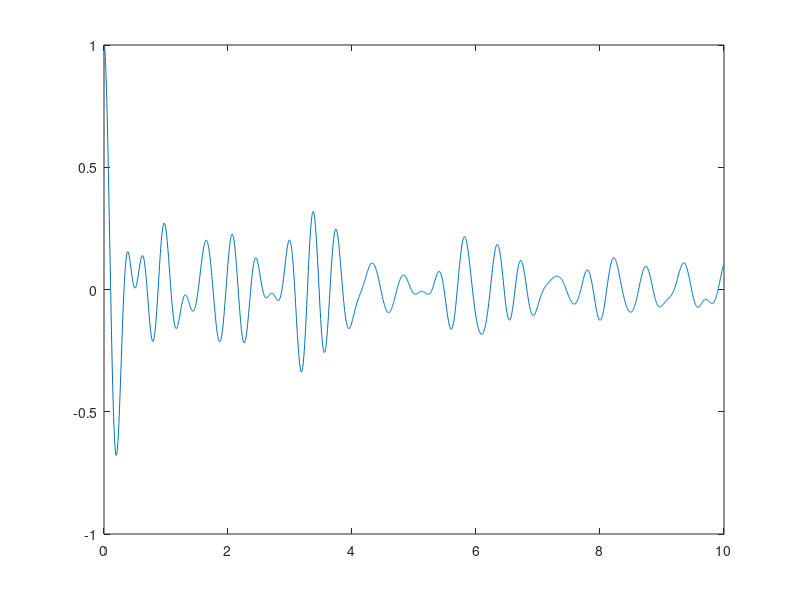

Write the MATLAB code that produced this figure.
Z_gas = [1.000000e+00
9.996079e-01
9.986394e-01
9.971119e-01
9.950551e-01
9.925135e-01
9.895470e-01
9.862216e-01
9.825975e-01
9.787228e-01
9.746347e-01
9.703637e-01
9.659380e-01
9.613844e-01
9.567277e-01
9.519871e-01
9.471745e-01
9.422952e-01
9.373552e-01
9.323723e-01
9.273822e-01
9.224309e-01
9.175570e-01
9.127789e-01
9.080946e-01
9.034929e-01
8.989664e-01
8.945173e-01
8.901534e-01
8.858785e-01
8.816852e-01
8.775586e-01
8.734865e-01
8.694693e-01
8.655211e-01
8.616622e-01
8.579099e-01
8.542719e-01
8.507437e-01
8.473111e-01
8.439522e-01
8.406407e-01
8.373492e-01
8.340533e-01
8.307364e-01
8.273927e-01
8.240261e-01
8.206473e-01
8.172699e-01
8.139069e-01
8.105710e-01
8.072751e-01
8.040336e-01
8.008609e-01
7.977685e-01
7.947637e-01
7.918509e-01
7.890321e-01
7.863056e-01
7.836641e-01
7.810937e-01
7.785744e-01
7.760828e-01
7.735944e-01
7.710874e-01
7.685451e-01
7.659593e-01
7.633313e-01
7.606719e-01
7.579997e-01
7.553370e-01
7.527029e-01
7.501073e-01
7.475492e-01
7.450200e-01
7.425073e-01
7.399979e-01
7.374799e-01
7.349429e-01
7.323788e-01
7.297821e-01
7.271520e-01
7.244938e-01
7.218191e-01
7.191438e-01
7.164833e-01
7.138483e-01
7.112414e-01
7.086572e-01
7.060864e-01
7.035220e-01
7.009609e-01
6.984022e-01
6.958426e-01
6.932759e-01
6.906949e-01
6.880938e-01
6.854689e-01
6.828168e-01
6.801335e-01
6.774162e-01
6.746671e-01
6.718988e-01
6.691347e-01
6.664049e-01
6.637379e-01
6.611539e-01
6.586622e-01
6.562618e-01
6.539426e-01
6.516880e-01
6.494780e-01
6.472931e-01
6.451170e-01
6.429376e-01
6.407475e-01
6.385428e-01
6.363227e-01
6.340880e-01
6.318415e-01
6.295880e-01
6.273361e-01
6.250988e-01
6.228896e-01
6.207177e-01
6.185844e-01
6.164866e-01
6.144213e-01
6.123888e-01
6.103939e-01
6.084419e-01
6.065357e-01
6.046729e-01
6.028462e-01
6.010447e-01
5.992559e-01
5.974655e-01
5.956567e-01
5.938103e-01
5.919061e-01
5.899253e-01
5.878533e-01
5.856831e-01
5.834183e-01
5.810751e-01
5.786811e-01
5.762704e-01
5.738761e-01
5.715222e-01
5.692203e-01
5.669710e-01
5.647692e-01
5.626101e-01
5.604932e-01
5.584229e-01
5.564042e-01
5.544377e-01
5.525156e-01
5.506241e-01
5.487469e-01
5.468697e-01
5.449832e-01
5.430852e-01
5.411798e-01
5.392760e-01
5.373850e-01
5.355177e-01
5.336814e-01
5.318778e-01
5.301029e-01
5.283485e-01
5.266041e-01
5.248575e-01
5.230943e-01
5.212985e-01
5.194556e-01
5.175568e-01
5.156024e-01
5.135999e-01
5.115609e-01
5.094964e-01
5.074167e-01
5.053329e-01
5.032586e-01
5.012093e-01
4.991983e-01
4.972303e-01
4.952997e-01
4.933949e-01
4.915056e-01
4.896272e-01
4.877627e-01
4.859203e-01
4.841094e-01
4.823367e-01
4.806040e-01
4.789088e-01
4.772468e-01
4.756139e-01
4.740085e-01
4.724323e-01
4.708924e-01
4.694007e-01
4.679711e-01
4.666146e-01
4.653329e-01
4.641152e-01
4.629395e-01
4.617783e-01
4.606051e-01
4.593989e-01
4.581453e-01
4.568353e-01
4.554664e-01
4.540432e-01
4.525759e-01
4.510758e-01
4.495505e-01
4.480034e-01
4.464367e-01
4.448536e-01
4.432587e-01
4.416583e-01
4.400603e-01
4.384750e-01
4.369136e-01
4.353858e-01
4.338980e-01
4.324528e-01
4.310481e-01
4.296765e-01
4.283278e-01
4.269929e-01
4.256671e-01
4.243506e-01
4.230457e-01
4.217542e-01
4.204745e-01
4.192011e-01
4.179266e-01
4.166451e-01
4.153583e-01
4.140795e-01
4.128248e-01
4.115989e-01
4.103928e-01
4.091926e-01
4.079882e-01
4.067761e-01
4.055580e-01
4.043406e-01
4.031335e-01
4.019467e-01
4.007872e-01
3.996575e-01
3.985565e-01
3.974825e-01
3.964342e-01
3.954109e-01
3.944104e-01
3.934278e-01
3.924560e-01
3.914873e-01
3.905162e-01
3.895392e-01
3.885540e-01
3.875574e-01
3.865429e-01
3.855005e-01
3.844171e-01
3.832785e-01
3.820729e-01
3.807937e-01
3.794421e-01
3.780266e-01
3.765617e-01
3.750652e-01
3.735574e-01
3.720588e-01
3.705875e-01
3.691553e-01
3.677648e-01
3.664105e-01
3.650838e-01
3.637769e-01
3.624841e-01
3.612018e-01
3.599276e-01
3.586606e-01
3.574007e-01
3.561480e-01
3.549016e-01
3.536597e-01
3.524196e-01
3.511791e-01
3.499372e-01
3.486936e-01
3.474472e-01
3.461948e-01
3.449298e-01
3.436427e-01
3.423230e-01
3.409609e-01
3.395499e-01
3.380888e-01
3.365842e-01
3.350521e-01
3.335165e-01
3.320046e-01
3.305407e-01
3.291433e-01
3.278241e-01
3.265874e-01
3.254319e-01
3.243510e-01
3.233343e-01
3.223687e-01
3.214408e-01
3.205398e-01
3.196595e-01
3.187967e-01
3.179489e-01
3.171098e-01
3.162690e-01
3.154131e-01
3.145294e-01
3.136084e-01
3.126451e-01
3.116390e-01
3.105929e-01
3.095119e-01
3.084023e-01
3.072707e-01
3.061235e-01
3.049654e-01
3.037988e-01
3.026226e-01
3.014331e-01
3.002238e-01
2.989874e-01
2.977183e-01
2.964161e-01
2.950875e-01
2.937448e-01
2.924029e-01
2.910750e-01
2.897693e-01
2.884861e-01
2.872179e-01
2.859524e-01
2.846771e-01
2.833870e-01
2.820907e-01
2.808108e-01
2.795740e-01
2.783975e-01
2.772826e-01
2.762193e-01
2.751949e-01
2.741996e-01
2.732287e-01
2.722801e-01
2.713513e-01
2.704368e-01
2.695276e-01
2.686142e-01
2.676907e-01
2.667565e-01
2.658153e-01
2.648709e-01
2.639255e-01
2.629810e-01
2.620399e-01
2.611057e-01
2.601818e-01
2.592714e-01
2.583775e-01
2.575030e-01
2.566508e-01
2.558229e-01
2.550196e-01
2.542388e-01
2.534767e-01
2.527296e-01
2.519942e-01
2.512674e-01
2.505451e-01
2.498226e-01
2.490954e-01
2.483602e-01
2.476149e-01
2.468576e-01
2.460866e-01
2.453005e-01
2.445013e-01
2.436958e-01
2.428944e-01
2.421094e-01
2.413508e-01
2.406244e-01
2.399294e-01
2.392581e-01
2.385967e-01
2.379282e-01
2.372376e-01
2.365158e-01
2.357611e-01
2.349756e-01
2.341618e-01
2.333216e-01
2.324573e-01
2.315723e-01
2.306702e-01
2.297542e-01
2.288269e-01
2.278909e-01
2.269504e-01
2.260124e-01
2.250864e-01
2.241843e-01
2.233160e-01
2.224868e-01
2.216968e-01
2.209434e-01
2.202241e-01
2.195358e-01
2.188739e-01
2.182329e-01
2.176071e-01
2.169911e-01
2.163790e-01
2.157645e-01
2.151425e-01
2.145119e-01
2.138770e-01
2.132468e-01
2.126302e-01
2.120320e-01
2.114510e-01
2.108819e-01
2.103182e-01
2.097534e-01
2.091825e-01
2.086019e-01
2.080097e-01
2.074061e-01
2.067920e-01
2.061683e-01
2.055338e-01
2.048869e-01
2.042259e-01
2.035501e-01
2.028598e-01
2.021559e-01
2.014400e-01
2.007139e-01
1.999792e-01
1.992386e-01
1.984978e-01
1.977659e-01
1.970530e-01
1.963673e-01
1.957139e-01
1.950953e-01
1.945116e-01
1.939601e-01
1.934348e-01
1.929262e-01
1.924225e-01
1.919101e-01
1.913752e-01
1.908035e-01
1.901825e-01
1.895032e-01
1.887642e-01
1.879715e-01
1.871335e-01
1.862578e-01
1.853523e-01
1.844298e-01
1.835095e-01
1.826135e-01
1.817598e-01
1.809576e-01
1.802068e-01
1.795012e-01
1.788309e-01
1.781844e-01
1.775495e-01
1.769149e-01
1.762716e-01
1.756157e-01
1.749485e-01
1.742744e-01
1.735962e-01
1.729128e-01
1.722203e-01
1.715139e-01
1.707895e-01
1.700457e-01
1.692840e-01
1.685093e-01
1.677291e-01
1.669526e-01
1.661894e-01
1.654481e-01
1.647342e-01
1.640492e-01
1.633903e-01
1.627511e-01
1.621244e-01
1.615035e-01
1.608848e-01
1.602673e-01
1.596530e-01
1.590458e-01
1.584503e-01
1.578706e-01
1.573090e-01
1.567663e-01
1.562436e-01
1.557455e-01
1.552773e-01
1.548387e-01
1.544182e-01
1.539987e-01
1.535648e-01
1.531075e-01
1.526244e-01
1.521179e-01
1.515931e-01
1.510551e-01
1.505081e-01
1.499556e-01
1.494009e-01
1.488465e-01
1.482946e-01
1.477463e-01
1.472022e-01
1.466632e-01
1.461309e-01
1.456082e-01
1.450984e-01
1.446035e-01
1.441236e-01
1.436564e-01
1.431971e-01
1.427392e-01
1.422755e-01
1.418011e-01
1.413144e-01
1.408164e-01
1.403092e-01
1.397945e-01
1.392732e-01
1.387483e-01
1.382250e-01
1.377108e-01
1.372133e-01
1.367377e-01
1.362864e-01
1.358598e-01
1.354570e-01
1.350777e-01
1.347216e-01
1.343882e-01
1.340757e-01
1.337808e-01
1.334984e-01
1.332213e-01
1.329412e-01
1.326499e-01
1.323410e-01
1.320111e-01
1.316606e-01
1.312921e-01
1.309095e-01
1.305167e-01
1.301176e-01
1.297159e-01
1.293151e-01
1.289178e-01
1.285258e-01
1.281398e-01
1.277599e-01
1.273856e-01
1.270153e-01
1.266475e-01
1.262809e-01
1.259145e-01
1.255473e-01
1.251785e-01
1.248068e-01
1.244313e-01
1.240523e-01
1.236714e-01
1.232910e-01
1.229130e-01
1.225369e-01
1.221600e-01
1.217786e-01
1.213893e-01
1.209904e-01
1.205833e-01
1.201713e-01
1.197587e-01
1.193481e-01
1.189396e-01
1.185313e-01
1.181213e-01
1.177108e-01
1.173048e-01
1.169085e-01
1.165229e-01
1.161468e-01
1.157804e-01
1.154255e-01
1.150839e-01
1.147563e-01
1.144441e-01
1.141502e-01
1.138779e-01
1.136285e-01
1.134006e-01
1.131899e-01
1.129917e-01
1.128031e-01
1.126237e-01
1.124549e-01
1.122989e-01
1.121569e-01
1.120283e-01
1.119100e-01
1.117975e-01
1.116858e-01
1.115714e-01
1.114533e-01
1.113328e-01
1.112116e-01
1.110904e-01
1.109674e-01
1.108384e-01
1.106966e-01
1.105350e-01
1.103474e-01
1.101302e-01
1.098824e-01
1.096041e-01
1.092953e-01
1.089567e-01
1.085896e-01
1.081967e-01
1.077826e-01
1.073534e-01
1.069166e-01
1.064799e-01
1.060501e-01
1.056330e-01
1.052335e-01
1.048559e-01
1.045043e-01
1.041818e-01
1.038907e-01
1.036320e-01
1.034060e-01
1.032130e-01
1.030526e-01
1.029232e-01
1.028210e-01
1.027416e-01
1.026807e-01
1.026336e-01
1.025943e-01
1.025546e-01
1.025052e-01
1.024369e-01
1.023429e-01
1.022197e-01
1.020679e-01
1.018911e-01
1.016944e-01
1.014826e-01
1.012586e-01
1.010225e-01
1.007725e-01
1.005049e-01
1.002152e-01
9.989918e-02
9.955453e-02
9.918207e-02
9.878728e-02
9.837998e-02
9.797158e-02
9.757074e-02
9.718060e-02
9.679892e-02
9.642017e-02
9.603783e-02
9.564624e-02
9.524210e-02
9.482566e-02
9.440134e-02
9.397721e-02
9.356319e-02
9.316900e-02
9.280263e-02
9.246962e-02
9.217318e-02
9.191480e-02
9.169497e-02
9.151348e-02
9.136907e-02
9.125859e-02
9.117629e-02
9.111374e-02
9.106036e-02
9.100465e-02
9.093561e-02
9.084420e-02
9.072457e-02
9.057489e-02
9.039720e-02
9.019611e-02
8.997693e-02
8.974458e-02
8.950385e-02
8.926028e-02
8.902072e-02
8.879275e-02
8.858290e-02
8.839485e-02
8.822864e-02
8.808127e-02
8.794830e-02
8.782505e-02
8.770722e-02
8.759106e-02
8.747368e-02
8.735352e-02
8.723020e-02
8.710348e-02
8.697215e-02
8.683448e-02
8.669033e-02
8.654265e-02
8.639634e-02
8.625512e-02
8.611888e-02
8.598287e-02
8.583801e-02
8.567222e-02
8.547250e-02
8.522794e-02
8.493255e-02
8.458641e-02
8.419458e-02
8.376539e-02
8.330948e-02
8.283928e-02
8.236800e-02
8.190827e-02
8.147074e-02
8.106251e-02
8.068542e-02
8.033536e-02
8.000365e-02
7.967967e-02
7.935321e-02
7.901534e-02
7.865860e-02
7.827812e-02
7.787389e-02
7.745220e-02
7.702456e-02
7.660402e-02
7.620126e-02
7.582259e-02
7.547032e-02
7.514425e-02
7.484298e-02
7.456410e-02
7.430357e-02
7.405555e-02
7.381333e-02
7.357138e-02
7.332730e-02
7.308274e-02
7.284295e-02
7.261510e-02
7.240607e-02
7.222079e-02
7.206185e-02
7.193058e-02
7.182812e-02
7.175512e-02
7.171028e-02
7.168880e-02
7.168239e-02
7.168053e-02
7.167212e-02
7.164698e-02
7.159723e-02
7.151829e-02
7.140899e-02
7.127054e-02
7.110498e-02
7.091465e-02
7.070322e-02
7.047715e-02
7.024594e-02
7.002050e-02
6.981023e-02
6.961996e-02
6.944789e-02
6.928588e-02
6.912237e-02
6.894639e-02
6.875041e-02
6.853105e-02
6.828773e-02
6.802128e-02
6.773371e-02
6.742823e-02
6.710808e-02
6.677418e-02
6.642374e-02
6.605119e-02
6.565076e-02
6.521876e-02
6.475479e-02
6.426181e-02
6.374548e-02
6.321335e-02
6.267481e-02
6.214153e-02
6.162755e-02
6.114845e-02
6.071988e-02
6.035597e-02
6.006746e-02
5.985960e-02
5.973087e-02
5.967373e-02
5.967725e-02
5.973029e-02
5.982335e-02
5.994848e-02
6.009800e-02
6.026376e-02
6.043774e-02
6.061373e-02
6.078878e-02
6.096313e-02
6.113804e-02
6.131226e-02
6.147939e-02
6.162888e-02
6.175071e-02
6.183958e-02
6.189539e-02
6.192075e-02
6.191851e-02
6.189039e-02
6.183682e-02
6.175745e-02
6.165197e-02
6.152062e-02
6.136414e-02
6.118360e-02
6.098056e-02
6.075797e-02
6.052141e-02
6.027938e-02
6.004204e-02
5.981833e-02
5.961313e-02
5.942591e-02
5.925133e-02
5.908142e-02
5.890857e-02
5.872770e-02
5.853712e-02
5.833863e-02
5.813748e-02
5.794177e-02
5.776105e-02
5.760420e-02
5.747765e-02
5.738422e-02
5.732310e-02
5.729059e-02
5.728127e-02
5.728852e-02
5.730464e-02
5.732127e-02
5.733099e-02
5.732865e-02
5.731159e-02
5.727873e-02
5.722948e-02
5.716309e-02
5.707829e-02
5.697348e-02
5.684723e-02
5.669868e-02
5.652772e-02
5.633486e-02
5.612111e-02
5.588819e-02
5.563932e-02
5.537997e-02
5.511765e-02
5.486032e-02
5.461406e-02
5.438169e-02
5.416309e-02
5.395621e-02
5.375800e-02
5.356495e-02
5.337373e-02
5.318192e-02
5.298862e-02
5.279458e-02
5.260178e-02
5.241263e-02
5.222898e-02
5.205110e-02
5.187703e-02
5.170239e-02
5.152034e-02
5.132160e-02
5.109503e-02
5.082937e-02
5.051574e-02
5.015013e-02
4.973509e-02
4.927922e-02
4.879461e-02
4.829369e-02
4.778697e-02
4.728206e-02
4.678378e-02
4.629501e-02
4.581763e-02
4.535278e-02
4.490037e-02
4.445863e-02
4.402426e-02
4.359320e-02
4.316163e-02
4.272679e-02
4.228745e-02
4.184398e-02
4.139822e-02
4.095320e-02
4.051289e-02
4.008185e-02
3.966484e-02
3.926605e-02
3.888834e-02
3.853248e-02
3.819655e-02
3.787577e-02
3.756318e-02
3.725164e-02
3.693664e-02
3.661882e-02
3.630508e-02
3.600716e-02
3.573843e-02
3.550992e-02
3.532755e-02
3.519140e-02
3.509712e-02
3.503849e-02
3.500988e-02
3.500763e-02
3.502989e-02
3.507544e-02
3.514224e-02
3.522664e-02
3.532354e-02
3.542722e-02
3.553237e-02
3.563480e-02
3.573165e-02
3.582110e-02
3.590125e-02
3.596827e-02
3.601487e-02
3.603084e-02
3.600612e-02
3.593465e-02
3.581638e-02
3.565706e-02
3.546709e-02
3.525979e-02
3.504898e-02
3.484652e-02
3.466112e-02
3.449856e-02
3.436193e-02
3.425126e-02
3.416294e-02
3.409003e-02
3.402379e-02
3.395598e-02
3.388090e-02
3.379667e-02
3.370531e-02
3.361103e-02
3.351740e-02
3.342433e-02
3.332683e-02
3.321599e-02
3.308184e-02
3.291643e-02
3.271538e-02
3.247774e-02
3.220545e-02
3.190314e-02
3.157790e-02
3.123866e-02
3.089523e-02
3.055706e-02
3.023185e-02
2.992496e-02
2.963985e-02
2.937901e-02
2.914436e-02
2.893735e-02
2.875895e-02
2.860976e-02
2.848947e-02
2.839640e-02
2.832738e-02
2.827802e-02
2.824289e-02
2.821556e-02
2.818848e-02
2.815313e-02
2.810070e-02
2.802333e-02
2.791530e-02
2.777371e-02
2.759807e-02
2.738914e-02
2.714813e-02
2.687793e-02
2.658526e-02
2.628124e-02
2.597837e-02
2.568603e-02
2.540894e-02
2.515019e-02
2.491413e-02
2.470561e-02
2.452743e-02
2.437918e-02
2.425820e-02
2.416103e-02
2.408457e-02
2.402631e-02
2.398432e-02
2.395726e-02
2.394476e-02
2.394718e-02
2.396390e-02
2.399141e-02
2.402318e-02
2.405157e-02
2.407014e-02
2.407545e-02
2.406777e-02
2.405045e-02
2.402848e-02
2.400721e-02
2.399156e-02
2.398545e-02
2.399103e-02
2.400796e-02
2.403357e-02
2.406430e-02
2.409788e-02
2.413489e-02
2.417869e-02
2.423381e-02
2.430330e-02
2.438600e-02
2.447503e-02
2.455858e-02
2.462304e-02
2.465684e-02
2.465353e-02
2.461280e-02
2.453909e-02
2.443863e-02
2.431660e-02
2.417598e-02
2.401765e-02
2.384049e-02
2.364175e-02
2.341882e-02
2.317188e-02
2.290558e-02
2.262841e-02
2.235129e-02
2.208589e-02
2.184274e-02
2.162916e-02
2.144775e-02
2.129619e-02
2.116809e-02
2.105454e-02
2.094619e-02
2.083559e-02
2.071925e-02
2.059815e-02
2.047612e-02
2.035789e-02
2.024854e-02
2.015374e-02
2.007897e-02
2.002789e-02
2.000108e-02
1.999554e-02
2.000491e-02
2.002063e-02
2.003389e-02
2.003689e-02
2.002288e-02
1.998547e-02
1.991878e-02
1.981912e-02
1.968744e-02
1.953089e-02
1.936240e-02
1.919809e-02
1.905335e-02
1.893943e-02
1.886186e-02
1.882080e-02
1.881210e-02
1.882738e-02
1.885400e-02
1.887595e-02
1.887646e-02
1.884123e-02
1.876108e-02
1.863317e-02
1.846108e-02
1.825375e-02
1.802333e-02
1.778242e-02
1.754136e-02
1.730647e-02
1.707973e-02
1.685959e-02
1.664261e-02
1.642526e-02
1.620566e-02
1.598464e-02
1.576584e-02
1.555517e-02
1.536046e-02
1.519066e-02
1.505313e-02
1.495065e-02
1.488105e-02
1.483991e-02
1.482323e-02
1.482778e-02
1.484957e-02
1.488231e-02
1.491733e-02
1.494445e-02
1.495321e-02
1.493388e-02
1.487868e-02
1.478363e-02
1.465015e-02
1.448574e-02
1.430276e-02
1.411543e-02
1.393573e-02
1.377019e-02
1.361882e-02
1.347668e-02
1.333706e-02
1.319481e-02
1.304832e-02
1.290027e-02
1.275743e-02
1.262964e-02
1.252774e-02
1.246071e-02
1.243324e-02
1.244487e-02
1.249107e-02
1.256515e-02
1.265981e-02
1.276787e-02
1.288282e-02
1.299958e-02
1.311464e-02
1.322463e-02
1.332405e-02
1.340446e-02
1.345593e-02
1.346967e-02
1.344045e-02
1.336815e-02
1.325810e-02
1.312008e-02
1.296626e-02
1.280854e-02
1.265597e-02
1.251315e-02
1.238050e-02
1.225605e-02
1.213766e-02
1.202461e-02
1.191824e-02
1.182193e-02
1.174009e-02
1.167654e-02
1.163278e-02
1.160741e-02
1.159713e-02
1.159762e-02
1.160395e-02
1.161120e-02
1.161585e-02
1.161707e-02
1.161736e-02
1.162205e-02
1.163755e-02
1.166910e-02
1.171931e-02
1.178828e-02
1.187467e-02
1.197667e-02
1.209229e-02
1.221879e-02
1.235209e-02
1.248707e-02
1.261885e-02
1.274433e-02
1.286261e-02
1.297445e-02
1.308128e-02
1.318467e-02
1.328605e-02
1.338656e-02
1.348658e-02
1.358549e-02
1.368234e-02
1.377652e-02
1.386766e-02
1.395478e-02
1.403525e-02
1.410438e-02
1.415569e-02
1.418228e-02
1.417852e-02
1.414080e-02
1.406733e-02
1.395728e-02
1.380989e-02
1.362399e-02
1.339827e-02
1.313254e-02
1.282941e-02
1.249592e-02
1.214411e-02
1.178937e-02
1.144743e-02
1.113164e-02
1.085154e-02
1.061258e-02
1.041664e-02
1.026309e-02
1.014949e-02
1.007117e-02
1.002030e-02
9.985454e-03
9.952547e-03
9.906974e-03
9.836631e-03
9.735293e-03
9.605330e-03
9.458028e-03
9.310368e-03
9.179157e-03
9.075366e-03
9.001785e-03
8.954914e-03
8.928912e-03
8.918452e-03
8.919111e-03
8.926088e-03
8.933146e-03
8.933202e-03
8.920287e-03
8.891476e-03
8.848021e-03
8.795818e-03
8.744844e-03
8.706906e-03
8.692311e-03
8.707255e-03
8.753160e-03
8.827995e-03
8.928585e-03
9.052543e-03
9.198850e-03
9.367059e-03
9.555986e-03
9.763073e-03
9.984718e-03
1.021668e-02
1.045375e-02
1.068871e-02
1.091180e-02
1.111170e-02
1.127796e-02
1.140304e-02
1.148272e-02
1.151512e-02
1.149971e-02
1.143735e-02
1.133083e-02
1.118496e-02
1.100563e-02
1.079879e-02
1.056985e-02
1.032392e-02
1.006604e-02
9.801095e-03
9.533534e-03
9.267271e-03
9.005830e-03
8.752913e-03
8.513124e-03
8.292097e-03
8.095453e-03
7.927012e-03
7.787407e-03
7.674018e-03
7.582101e-03
7.506159e-03
7.440969e-03
7.382630e-03
7.329878e-03
7.284684e-03
7.250958e-03
7.231478e-03
7.224650e-03
7.223413e-03
7.217618e-03
7.198095e-03
7.159179e-03
7.098896e-03
7.018358e-03
6.921426e-03
6.814371e-03
6.705106e-03
6.602050e-03
6.512933e-03
6.443721e-03
6.397736e-03
6.375141e-03
6.372974e-03
6.385924e-03
6.407942e-03
6.434315e-03
6.463267e-03
6.496203e-03
6.536573e-03
6.588265e-03
6.654478e-03
6.737470e-03
6.839021e-03
6.961123e-03
7.106284e-03
7.276922e-03
7.473978e-03
7.695534e-03
7.936324e-03
8.188272e-03
8.441413e-03
8.684678e-03
8.906581e-03
9.096023e-03
9.243212e-03
9.340636e-03
9.383971e-03
9.372786e-03
9.310748e-03
9.205051e-03
9.065064e-03
8.900766e-03
8.721664e-03
8.536508e-03
8.353446e-03
8.180064e-03
8.023076e-03
7.887928e-03
7.778381e-03
7.695726e-03
7.637676e-03
7.598018e-03
7.567831e-03
7.537540e-03
7.498631e-03
7.444891e-03
7.373520e-03
7.285738e-03
7.186125e-03
7.080908e-03
6.976363e-03
6.877943e-03
6.789546e-03
6.712160e-03
6.641992e-03
6.569257e-03
6.479061e-03
6.354895e-03
6.183593e-03
5.959853e-03
5.688872e-03
5.385766e-03
5.071056e-03
4.764463e-03
4.481183e-03
4.231819e-03
4.023579e-03
3.860595e-03
3.743659e-03
3.670863e-03
3.639427e-03
3.647102e-03
3.691285e-03
3.765912e-03
3.859099e-03
3.954991e-03
4.039156e-03
4.102831e-03
4.143403e-03
4.163219e-03
4.169167e-03
4.172406e-03
4.186415e-03
4.223584e-03
4.292240e-03
4.395471e-03
4.531852e-03
4.697086e-03
4.885381e-03
5.090295e-03
5.305523e-03
5.525891e-03
5.747960e-03
5.969630e-03
6.189123e-03
6.404453e-03
6.613890e-03
6.816722e-03
7.013243e-03
7.203591e-03
7.386299e-03
7.558012e-03
7.714851e-03
7.854389e-03
7.976864e-03
8.085086e-03
8.183438e-03
8.276570e-03
8.367975e-03
8.458577e-03
8.546238e-03
8.627242e-03
8.699207e-03
8.763295e-03
8.824549e-03
8.890528e-03
8.968643e-03
9.062956e-03
9.171994e-03
9.288856e-03
9.403460e-03
9.505692e-03
9.587884e-03
9.645617e-03
9.676995e-03
9.681562e-03
9.659880e-03
9.613908e-03
9.547726e-03
9.467919e-03
9.382578e-03
9.298386e-03
9.217427e-03
9.136317e-03
9.048237e-03
8.946063e-03
8.824918e-03
8.683710e-03
8.525424e-03
8.355930e-03
8.182217e-03
8.011298e-03
7.849673e-03
7.702512e-03
7.572605e-03
7.459931e-03
7.362480e-03
7.277941e-03
7.205044e-03
7.143687e-03
7.094312e-03
7.057426e-03
7.033600e-03
7.023828e-03
7.029923e-03
7.054520e-03
7.100391e-03
7.169316e-03
7.261084e-03
7.372991e-03
7.499856e-03
7.634591e-03
7.769505e-03
7.898172e-03
8.016923e-03
8.125146e-03
8.224349e-03
8.316635e-03
8.403343e-03
8.484167e-03
8.556809e-03
8.617420e-03
8.662112e-03
8.688881e-03
8.698618e-03
8.694628e-03
8.681332e-03
8.663069e-03
8.643436e-03
8.624878e-03
8.607974e-03
8.590362e-03
8.566202e-03
8.527578e-03
8.467926e-03
8.385430e-03
8.284189e-03
8.172891e-03
8.062247e-03
7.962377e-03
7.880864e-03
7.821926e-03
7.786670e-03
7.773907e-03
7.780830e-03
7.803306e-03
7.836052e-03
7.873161e-03
7.909142e-03
7.940139e-03
7.964752e-03
7.984233e-03
8.001977e-03
8.022054e-03
8.046974e-03
8.075742e-03
8.103464e-03
8.123089e-03
8.128691e-03
8.118285e-03
8.094154e-03
8.060785e-03
8.022284e-03
7.980872e-03
7.936629e-03
7.887784e-03
7.830884e-03
7.760861e-03
7.671667e-03
7.558158e-03
7.418758e-03
7.257226e-03
7.082120e-03
6.904255e-03
6.733839e-03
6.578748e-03
6.444144e-03
6.332694e-03
6.244482e-03
6.176574e-03
6.123241e-03
6.077763e-03
6.035085e-03
5.993348e-03
5.953123e-03
5.915295e-03
5.879593e-03
5.844801e-03
5.810342e-03
5.778156e-03
5.753395e-03
5.742926e-03
5.752415e-03
5.784035e-03
5.836193e-03
5.904969e-03
5.986267e-03
6.077551e-03
6.178333e-03
6.289480e-03
6.412173e-03
6.546887e-03
6.692278e-03
6.844442e-03
6.997336e-03
7.144409e-03
7.280625e-03
7.403718e-03
7.514097e-03
7.613439e-03
7.702696e-03
7.780725e-03
7.844563e-03
7.891100e-03
7.918746e-03
7.928067e-03
7.921638e-03
7.903612e-03
7.879018e-03
7.852794e-03
7.828919e-03
7.810172e-03
7.798542e-03
7.795593e-03
7.802125e-03
7.817520e-03
7.840056e-03
7.868618e-03
7.904361e-03
7.950643e-03
8.011092e-03
8.087191e-03
8.177286e-03
8.277763e-03
8.385250e-03
8.498237e-03
8.617729e-03
8.747191e-03
8.891830e-03
9.057204e-03
9.247535e-03
9.464321e-03
9.705624e-03
9.965984e-03
1.023684e-02
1.050752e-02
1.076677e-02
1.100427e-02
1.121153e-02
1.138188e-02
1.151010e-02
1.159205e-02
1.162498e-02
1.160812e-02
1.154343e-02
1.143573e-02
1.129213e-02
1.112088e-02
1.093015e-02
1.072709e-02
1.051743e-02
1.030572e-02
1.009562e-02
9.890115e-03
9.690934e-03
9.497656e-03
9.307120e-03
9.113844e-03
8.911402e-03
8.694111e-03
8.458492e-03
8.204325e-03
7.935200e-03
7.658388e-03
7.384080e-03
7.124256e-03
6.891491e-03
6.697893e-03
6.554281e-03
6.469446e-03
6.449249e-03
6.495582e-03
6.605691e-03
6.772406e-03
6.984860e-03
7.228945e-03
7.487904e-03
7.744109e-03
7.981775e-03
8.189129e-03
8.359341e-03
8.490575e-03
8.585402e-03
8.649458e-03
8.689649e-03
8.712688e-03
8.724598e-03
8.730957e-03
8.737074e-03
8.747549e-03
8.765526e-03
8.792417e-03
8.828519e-03
8.874281e-03
8.931528e-03
9.003896e-03
9.096218e-03
9.213061e-03
9.356779e-03
9.526077e-03
9.716309e-03
9.921359e-03
1.013533e-02
1.035288e-02
1.056868e-02
1.077754e-02
1.097542e-02
1.116052e-02
1.133357e-02
1.149698e-02
1.165347e-02
1.180437e-02
1.194823e-02
1.208012e-02
1.219217e-02
1.227518e-02
1.232092e-02
1.232462e-02
1.228641e-02
1.221091e-02
1.210491e-02
1.197474e-02
1.182490e-02
1.165849e-02
1.147864e-02
1.128970e-02
1.109734e-02
1.090789e-02
1.072798e-02
1.056521e-02
1.042891e-02
1.032953e-02
1.027657e-02
1.027641e-02
1.033088e-02
1.043661e-02
1.058540e-02
1.076596e-02
1.096654e-02
1.117700e-02
1.138983e-02
1.160044e-02
1.180716e-02
1.201077e-02
1.221356e-02
1.241782e-02
1.262439e-02
1.283182e-02
1.303684e-02
1.323568e-02
1.342549e-02
1.360472e-02
1.377241e-02
1.392720e-02
1.406637e-02
1.418578e-02
1.428086e-02
1.434811e-02
1.438603e-02
1.439490e-02
1.437554e-02
1.432811e-02
1.425209e-02
1.414738e-02
1.401587e-02
1.386241e-02
1.369547e-02
1.352731e-02
1.337249e-02
1.324378e-02
1.314793e-02
1.308385e-02
1.304416e-02
1.301878e-02
1.299834e-02
1.297593e-02
1.294766e-02
1.291255e-02
1.287244e-02
1.283179e-02
1.279729e-02
1.277724e-02
1.278040e-02
1.281477e-02
1.288673e-02
1.300054e-02
1.315756e-02
1.335513e-02
1.358578e-02
1.383830e-02
1.410050e-02
1.436268e-02
1.461994e-02
1.487209e-02
1.512135e-02
1.536913e-02
1.561408e-02
1.585205e-02
1.607734e-02
1.628428e-02
1.646833e-02
1.662678e-02
1.675934e-02
1.686832e-02
1.695854e-02
1.703647e-02
1.710904e-02
1.718236e-02
1.726082e-02
1.734661e-02
1.743888e-02
1.753264e-02
1.761898e-02
1.768800e-02
1.773290e-02
1.775231e-02
1.774963e-02
1.773078e-02
1.770220e-02
1.767034e-02
1.764231e-02
1.762665e-02
1.763249e-02
1.766624e-02
1.772732e-02
1.780614e-02
1.788619e-02
1.794863e-02
1.797647e-02
1.795695e-02
1.788221e-02
1.774885e-02
1.755755e-02
1.731324e-02
1.702563e-02
1.670885e-02
1.637984e-02
1.605587e-02
1.575222e-02
1.548070e-02
1.524915e-02
1.506129e-02
1.491664e-02
1.481087e-02
1.473719e-02
1.468834e-02
1.465860e-02
1.464476e-02
1.464628e-02
1.466496e-02
1.470436e-02
1.476856e-02
1.486013e-02
1.497768e-02
1.511454e-02
1.525931e-02
1.539876e-02
1.552180e-02
1.562272e-02
1.570193e-02
1.576445e-02
1.581731e-02
1.586689e-02
1.591734e-02
1.597055e-02
1.602729e-02
1.608864e-02
1.615682e-02
1.623507e-02
1.632675e-02
1.643411e-02
1.655711e-02
1.669272e-02
1.683485e-02
1.697501e-02
1.710330e-02
1.720962e-02
1.728552e-02
1.732592e-02
1.732975e-02
1.729903e-02
1.723691e-02
1.714565e-02
1.702542e-02
1.687442e-02
1.669007e-02
1.647059e-02
1.621653e-02
1.593159e-02
1.562242e-02
1.529761e-02
1.496623e-02
1.463633e-02
1.431416e-02
1.400386e-02
1.370763e-02
1.342612e-02
1.315912e-02
1.290616e-02
1.266654e-02
1.243914e-02
1.222237e-02
1.201474e-02
1.181594e-02
1.162833e-02
1.145799e-02
1.131346e-02
1.120154e-02
1.112238e-02
1.106749e-02
1.102252e-02
1.097268e-02
1.090717e-02
1.082069e-02
1.071294e-02
1.058710e-02
1.044792e-02
1.029994e-02
1.014631e-02
9.989234e-03
9.831477e-03
9.677852e-03
9.535497e-03
9.412871e-03
9.318023e-03
9.256918e-03
9.232464e-03
9.244359e-03
9.289550e-03
9.363111e-03
9.459050e-03
9.570000e-03
9.686180e-03
9.795845e-03
9.887685e-03
9.952660e-03
9.984282e-03
9.979087e-03
9.938019e-03
9.867077e-03
9.775798e-03
9.674274e-03
9.570482e-03
9.469021e-03
9.371212e-03
9.276124e-03
9.182034e-03
9.087767e-03
8.993280e-03
8.899355e-03
8.806958e-03
8.717033e-03
8.630890e-03
8.550795e-03
8.480313e-03
8.424047e-03
8.386834e-03
8.372616e-03
8.383118e-03
8.416763e-03
8.468588e-03
8.531536e-03
8.598715e-03
8.665746e-03
8.732338e-03
8.802608e-03
8.884146e-03
8.986178e-03
9.117387e-03
9.283792e-03
];
Z_solid = [1.000000e+00
9.969613e-01
9.880857e-01
9.734393e-01
9.531325e-01
9.273195e-01
8.961960e-01
8.599983e-01
8.190004e-01
7.735122e-01
7.238759e-01
6.704633e-01
6.136724e-01
5.539234e-01
4.916548e-01
4.273198e-01
3.613816e-01
2.943099e-01
2.265759e-01
1.586486e-01
9.099101e-02
2.405549e-02
-4.171929e-02
-1.059121e-01
-1.681222e-01
-2.279723e-01
-2.851110e-01
-3.392152e-01
-3.899917e-01
-4.371789e-01
-4.805480e-01
-5.199039e-01
-5.550857e-01
-5.859674e-01
-6.124577e-01
-6.344999e-01
-6.520715e-01
-6.651834e-01
-6.738792e-01
-6.782339e-01
-6.783528e-01
-6.743699e-01
-6.664461e-01
-6.547673e-01
-6.395427e-01
-6.210021e-01
-5.993941e-01
-5.749835e-01
-5.480488e-01
-5.188797e-01
-4.877748e-01
-4.550383e-01
-4.209782e-01
-3.859028e-01
-3.501192e-01
-3.139295e-01
-2.776296e-01
-2.415060e-01
-2.058337e-01
-1.708746e-01
-1.368751e-01
-1.040645e-01
-7.265367e-02
-4.283328e-02
-1.477302e-02
1.137948e-02
3.549942e-02
5.748537e-02
7.725958e-02
9.476811e-02
1.099808e-01
1.228910e-01
1.335150e-01
1.418914e-01
1.480804e-01
1.521620e-01
1.542355e-01
1.544174e-01
1.528398e-01
1.496490e-01
1.450028e-01
1.390691e-01
1.320233e-01
1.240464e-01
1.153226e-01
1.060371e-01
9.637386e-02
8.651378e-02
7.663230e-02
6.689770e-02
5.746931e-02
4.849586e-02
4.011406e-02
3.244729e-02
2.560453e-02
1.967948e-02
1.474978e-02
1.087641e-02
8.103419e-03
6.457719e-03
5.949115e-03
6.570507e-03
8.298268e-03
1.109283e-02
1.489940e-02
1.964890e-02
2.525905e-02
3.163556e-02
3.867352e-02
4.625881e-02
5.426964e-02
6.257812e-02
7.105192e-02
7.955590e-02
8.795381e-02
9.610995e-02
1.038908e-01
1.111664e-01
1.178121e-01
1.237102e-01
1.287507e-01
1.328331e-01
1.358672e-01
1.377744e-01
1.384883e-01
1.379557e-01
1.361368e-01
1.330060e-01
1.285520e-01
1.227783e-01
1.157026e-01
1.073572e-01
9.778841e-02
8.705647e-02
7.523471e-02
6.240907e-02
4.867733e-02
3.414822e-02
1.894043e-02
3.181544e-03
-1.299316e-02
-2.944200e-02
-4.601825e-02
-6.257155e-02
-7.894939e-02
-9.499867e-02
-1.105672e-01
-1.255053e-01
-1.396673e-01
-1.529134e-01
-1.651105e-01
-1.761343e-01
-1.858700e-01
-1.942138e-01
-2.010740e-01
-2.063716e-01
-2.100413e-01
-2.120320e-01
-2.123073e-01
-2.108458e-01
-2.076414e-01
-2.027030e-01
-1.960546e-01
-1.877351e-01
-1.777977e-01
-1.663096e-01
-1.533512e-01
-1.390156e-01
-1.234075e-01
-1.066424e-01
-8.884553e-02
-7.015103e-02
-5.070048e-02
-3.064190e-02
-1.012838e-02
1.068311e-02
3.163311e-02
5.256102e-02
7.330647e-02
9.371079e-02
1.136183e-01
1.328777e-01
1.513436e-01
1.688776e-01
1.853495e-01
2.006386e-01
2.146347e-01
2.272389e-01
2.383646e-01
2.479381e-01
2.558990e-01
2.622006e-01
2.668103e-01
2.697097e-01
2.708942e-01
2.703733e-01
2.681699e-01
2.643200e-01
2.588723e-01
2.518874e-01
2.434370e-01
2.336030e-01
2.224769e-01
2.101585e-01
1.967549e-01
1.823795e-01
1.671510e-01
1.511918e-01
1.346275e-01
1.175852e-01
1.001931e-01
8.257889e-02
6.486901e-02
4.718769e-02
2.965603e-02
1.239118e-02
-4.494437e-03
-2.089385e-02
-3.670626e-02
-5.183763e-02
-6.620125e-02
-7.971823e-02
-9.231799e-02
-1.039386e-01
-1.145273e-01
-1.240403e-01
-1.324438e-01
-1.397134e-01
-1.458347e-01
-1.508028e-01
-1.546230e-01
-1.573100e-01
-1.588881e-01
-1.593906e-01
-1.588600e-01
-1.573467e-01
-1.549090e-01
-1.516122e-01
-1.475281e-01
-1.427339e-01
-1.373114e-01
-1.313460e-01
-1.249260e-01
-1.181413e-01
-1.110825e-01
-1.038400e-01
-9.650292e-02
-8.915813e-02
-8.188944e-02
-7.477678e-02
-6.789546e-02
-6.131544e-02
-5.510082e-02
-4.930934e-02
-4.399190e-02
-3.919234e-02
-3.494715e-02
-3.128534e-02
-2.822833e-02
-2.579002e-02
-2.397685e-02
-2.278795e-02
-2.221535e-02
-2.224423e-02
-2.285326e-02
-2.401498e-02
-2.569617e-02
-2.785835e-02
-3.045822e-02
-3.344820e-02
-3.677695e-02
-4.038991e-02
-4.422987e-02
-4.823756e-02
-5.235226e-02
-5.651243e-02
-6.065624e-02
-6.472223e-02
-6.864982e-02
-7.237991e-02
-7.585537e-02
-7.902158e-02
-8.182679e-02
-8.422258e-02
-8.616418e-02
-8.761077e-02
-8.852574e-02
-8.887686e-02
-8.863647e-02
-8.778163e-02
-8.629421e-02
-8.416093e-02
-8.137345e-02
-7.792830e-02
-7.382683e-02
-6.907516e-02
-6.368412e-02
-5.766904e-02
-5.104975e-02
-4.385036e-02
-3.609918e-02
-2.782858e-02
-1.907490e-02
-9.878258e-03
-2.824468e-04
9.665205e-03
1.991406e-02
3.041038e-02
4.109760e-02
5.191662e-02
6.280618e-02
7.370323e-02
8.454343e-02
9.526164e-02
1.057924e-01
1.160704e-01
1.260312e-01
1.356114e-01
1.447495e-01
1.533859e-01
1.614638e-01
1.689292e-01
1.757312e-01
1.818227e-01
1.871602e-01
1.917044e-01
1.954200e-01
1.982764e-01
2.002473e-01
2.013110e-01
2.014505e-01
2.006535e-01
1.989125e-01
1.962245e-01
1.925914e-01
1.880197e-01
1.825206e-01
1.761102e-01
1.688090e-01
1.606426e-01
1.516411e-01
1.418394e-01
1.312770e-01
1.199984e-01
1.080524e-01
9.549251e-02
8.237638e-02
6.876597e-02
5.472713e-02
4.032930e-02
2.564520e-02
1.075038e-02
-4.277190e-03
-1.935761e-02
-3.440960e-02
-4.935091e-02
-6.409895e-02
-7.857130e-02
-9.268627e-02
-1.063634e-01
-1.195237e-01
-1.320908e-01
-1.439907e-01
-1.551527e-01
-1.655094e-01
-1.749979e-01
-1.835592e-01
-1.911393e-01
-1.976893e-01
-2.031655e-01
-2.075299e-01
-2.107505e-01
-2.128013e-01
-2.136625e-01
-2.133207e-01
-2.117692e-01
-2.090076e-01
-2.050425e-01
-1.998869e-01
-1.935607e-01
-1.860907e-01
-1.775100e-01
-1.678586e-01
-1.571828e-01
-1.455355e-01
-1.329757e-01
-1.195685e-01
-1.053848e-01
-9.050125e-02
-7.499974e-02
-5.896721e-02
-4.249524e-02
-2.567970e-02
-8.620202e-03
8.580367e-03
2.581647e-02
4.298057e-02
5.996385e-02
7.665695e-02
9.295080e-02
1.087374e-01
1.239107e-01
1.383675e-01
1.520079e-01
1.647368e-01
1.764641e-01
1.871058e-01
1.965844e-01
2.048302e-01
2.117813e-01
2.173845e-01
2.215959e-01
2.243809e-01
2.257150e-01
2.255841e-01
2.239843e-01
2.209223e-01
2.164152e-01
2.104908e-01
2.031869e-01
1.945513e-01
1.846415e-01
1.735241e-01
1.612740e-01
1.479746e-01
1.337162e-01
1.185960e-01
1.027169e-01
8.618684e-02
6.911811e-02
5.162635e-02
3.382973e-02
1.584813e-02
-2.197748e-03
-2.018725e-02
-3.800058e-02
-5.551970e-02
-7.262916e-02
-8.921685e-02
-1.051748e-01
-1.204001e-01
-1.347952e-01
-1.482690e-01
-1.607374e-01
-1.721234e-01
-1.823585e-01
-1.913824e-01
-1.991435e-01
-2.055995e-01
-2.107175e-01
-2.144741e-01
-2.168555e-01
-2.178580e-01
-2.174872e-01
-2.157584e-01
-2.126965e-01
-2.083355e-01
-2.027182e-01
-1.958963e-01
-1.879295e-01
-1.788857e-01
-1.688400e-01
-1.578742e-01
-1.460766e-01
-1.335414e-01
-1.203672e-01
-1.066572e-01
-9.251770e-02
-7.805759e-02
-6.338718e-02
-4.861737e-02
-3.385863e-02
-1.922008e-02
-4.808521e-03
9.272462e-03
2.292342e-02
3.604986e-02
4.856300e-02
6.038058e-02
7.142741e-02
8.163599e-02
9.094711e-02
9.931022e-02
1.066838e-01
1.130356e-01
1.183428e-01
1.225921e-01
1.257800e-01
1.279121e-01
1.290038e-01
1.290793e-01
1.281716e-01
1.263221e-01
1.235798e-01
1.200010e-01
1.156483e-01
1.105902e-01
1.048996e-01
9.865372e-02
9.193248e-02
8.481791e-02
7.739311e-02
6.974131e-02
6.194498e-02
5.408484e-02
4.623911e-02
3.848270e-02
3.088649e-02
2.351665e-02
1.643408e-02
9.693835e-03
3.344691e-03
-2.571240e-03
-8.018825e-03
-1.297012e-02
-1.740447e-02
-2.130851e-02
-2.467620e-02
-2.750857e-02
-2.981347e-02
-3.160530e-02
-3.290447e-02
-3.373693e-02
-3.413361e-02
-3.412983e-02
-3.376460e-02
-3.307997e-02
-3.212041e-02
-3.093206e-02
-2.956214e-02
-2.805829e-02
-2.646797e-02
-2.483791e-02
-2.321351e-02
-2.163832e-02
-2.015354e-02
-1.879748e-02
-1.760519e-02
-1.660793e-02
-1.583284e-02
-1.530257e-02
-1.503490e-02
-1.504244e-02
-1.533246e-02
-1.590666e-02
-1.676108e-02
-1.788599e-02
-1.926589e-02
-2.087962e-02
-2.270050e-02
-2.469656e-02
-2.683085e-02
-2.906180e-02
-3.134371e-02
-3.362725e-02
-3.586004e-02
-3.798733e-02
-3.995264e-02
-4.169847e-02
-4.316706e-02
-4.430121e-02
-4.504505e-02
-4.534483e-02
-4.514970e-02
-4.441254e-02
-4.309069e-02
-4.114664e-02
-3.854873e-02
-3.527172e-02
-3.129738e-02
-2.661493e-02
-2.122144e-02
-1.512211e-02
-8.330512e-03
-8.686545e-04
7.232943e-03
1.593533e-02
2.519129e-02
3.494563e-02
4.513550e-02
5.569079e-02
6.653467e-02
7.758416e-02
8.875076e-02
9.994109e-02
1.110577e-01
1.220000e-01
1.326646e-01
1.429470e-01
1.527419e-01
1.619442e-01
1.704503e-01
1.781590e-01
1.849722e-01
1.907962e-01
1.955426e-01
1.991294e-01
2.014816e-01
2.025325e-01
2.022245e-01
2.005094e-01
1.973497e-01
1.927187e-01
1.866015e-01
1.789947e-01
1.699074e-01
1.593610e-01
1.473890e-01
1.340375e-01
1.193648e-01
1.034409e-01
8.634752e-02
6.817752e-02
4.903422e-02
2.903100e-02
8.290500e-03
-1.305621e-02
-3.487043e-02
-5.700684e-02
-7.931445e-02
-1.016378e-01
-1.238182e-01
-1.456946e-01
-1.671058e-01
-1.878906e-01
-2.078903e-01
-2.269494e-01
-2.449173e-01
-2.616495e-01
-2.770088e-01
-2.908668e-01
-3.031046e-01
-3.136141e-01
-3.222987e-01
-3.290741e-01
-3.338692e-01
-3.366267e-01
-3.373033e-01
-3.358705e-01
-3.323149e-01
-3.266382e-01
-3.188577e-01
-3.090065e-01
-2.971330e-01
-2.833015e-01
-2.675912e-01
-2.500968e-01
-2.309270e-01
-2.102045e-01
-1.880653e-01
-1.646569e-01
-1.401384e-01
-1.146781e-01
-8.845303e-02
-6.164694e-02
-3.444900e-02
-7.052107e-03
2.034873e-02
4.755799e-02
7.438128e-02
1.006269e-01
1.261073e-01
1.506407e-01
1.740522e-01
1.961754e-01
2.168535e-01
2.359401e-01
2.533010e-01
2.688147e-01
2.823731e-01
2.938830e-01
3.032662e-01
3.104605e-01
3.154200e-01
3.181156e-01
3.185355e-01
3.166848e-01
3.125863e-01
3.062795e-01
2.978213e-01
2.872847e-01
2.747586e-01
2.603472e-01
2.441691e-01
2.263558e-01
2.070511e-01
1.864095e-01
1.645952e-01
1.417803e-01
1.181434e-01
9.386842e-02
6.914290e-02
4.415652e-02
1.909969e-02
-5.837872e-03
-3.046857e-02
-5.460828e-02
-7.807769e-02
-1.007037e-01
-1.223206e-01
-1.427713e-01
-1.619089e-01
-1.795971e-01
-1.957121e-01
-2.101429e-01
-2.227924e-01
-2.335783e-01
-2.424331e-01
-2.493052e-01
-2.541590e-01
-2.569745e-01
-2.577483e-01
-2.564925e-01
-2.532350e-01
-2.480189e-01
-2.409020e-01
-2.319562e-01
-2.212665e-01
-2.089308e-01
-1.950581e-01
-1.797681e-01
-1.631900e-01
-1.454612e-01
-1.267263e-01
-1.071357e-01
-8.684449e-02
-6.601085e-02
-4.479513e-02
-2.335831e-02
-1.860717e-03
1.953921e-02
4.068616e-02
6.142916e-02
8.162273e-02
1.011279e-01
1.198131e-01
1.375554e-01
1.542410e-01
1.697658e-01
1.840366e-01
1.969711e-01
2.084983e-01
2.185591e-01
2.271063e-01
2.341051e-01
2.395323e-01
2.433770e-01
2.456401e-01
2.463341e-01
2.454826e-01
2.431200e-01
2.392911e-01
2.340501e-01
2.274606e-01
2.195943e-01
2.105305e-01
2.003551e-01
1.891602e-01
1.770426e-01
1.641033e-01
1.504463e-01
1.361780e-01
1.214060e-01
1.062382e-01
9.078209e-02
7.514383e-02
5.942736e-02
4.373378e-02
2.816055e-02
1.280089e-02
-2.256796e-03
-1.692950e-02
-3.114002e-02
-4.481733e-02
-5.789693e-02
-7.032108e-02
-8.203895e-02
-9.300673e-02
-1.031877e-01
-1.125523e-01
-1.210778e-01
-1.287483e-01
-1.355548e-01
-1.414946e-01
-1.465713e-01
-1.507945e-01
-1.541793e-01
-1.567464e-01
-1.585213e-01
-1.595340e-01
-1.598187e-01
-1.594134e-01
-1.583593e-01
-1.567002e-01
-1.544824e-01
-1.517537e-01
-1.485635e-01
-1.449616e-01
-1.409981e-01
-1.367228e-01
-1.321848e-01
-1.274319e-01
-1.225102e-01
-1.174635e-01
-1.123333e-01
-1.071580e-01
-1.019732e-01
-9.681055e-02
-9.169845e-02
-8.666135e-02
-8.171980e-02
-7.689048e-02
-7.218617e-02
-6.761585e-02
-6.318482e-02
-5.889492e-02
-5.474468e-02
-5.072964e-02
-4.684265e-02
-4.307421e-02
-3.941277e-02
-3.584511e-02
-3.235674e-02
-2.893226e-02
-2.555574e-02
-2.221107e-02
-1.888231e-02
-1.555400e-02
-1.221150e-02
-8.841172e-03
-5.430713e-03
-1.969314e-03
1.552119e-03
5.140841e-03
8.802194e-03
1.253949e-02
1.635397e-02
2.024477e-02
2.420893e-02
2.824142e-02
3.233516e-02
3.648110e-02
4.066834e-02
4.488421e-02
4.911439e-02
5.334304e-02
5.755299e-02
6.172592e-02
6.584253e-02
6.988279e-02
7.382613e-02
7.765170e-02
8.133855e-02
8.486586e-02
8.821320e-02
9.136068e-02
9.428912e-02
9.698026e-02
9.941687e-02
1.015829e-01
1.034635e-01
1.050453e-01
1.063165e-01
1.072666e-01
1.078869e-01
1.081703e-01
1.081114e-01
1.077065e-01
1.069540e-01
1.058536e-01
1.044071e-01
1.026182e-01
1.004919e-01
9.803527e-02
9.525660e-02
9.216580e-02
8.877404e-02
8.509371e-02
8.113823e-02
7.692196e-02
7.246009e-02
6.776847e-02
6.286361e-02
5.776253e-02
5.248275e-02
4.704217e-02
4.145911e-02
3.575229e-02
2.994081e-02
2.404416e-02
1.808218e-02
1.207512e-02
6.043598e-03
8.552466e-06
-6.008772e-03
-1.198694e-02
-1.790439e-02
-2.373953e-02
-2.947089e-02
-3.507720e-02
-4.053753e-02
-4.583144e-02
-5.093904e-02
-5.584110e-02
-6.051917e-02
-6.495557e-02
-6.913353e-02
-7.303717e-02
-7.665166e-02
-7.996321e-02
-8.295923e-02
-8.562827e-02
-8.796024e-02
-8.994644e-02
-9.157969e-02
-9.285435e-02
-9.376640e-02
-9.431349e-02
-9.449493e-02
-9.431168e-02
-9.376639e-02
-9.286341e-02
-9.160873e-02
-9.000999e-02
-8.807648e-02
-8.581914e-02
-8.325048e-02
-8.038462e-02
-7.723716e-02
-7.382512e-02
-7.016679e-02
-6.628163e-02
-6.219004e-02
-5.791323e-02
-5.347296e-02
-4.889140e-02
-4.419098e-02
-3.939410e-02
-3.452297e-02
-2.959953e-02
-2.464528e-02
-1.968122e-02
-1.472774e-02
-9.804623e-03
-4.930993e-03
-1.252956e-04
4.594683e-03
9.211808e-03
1.370954e-02
1.807189e-02
2.228344e-02
2.632932e-02
3.019518e-02
3.386719e-02
3.733208e-02
4.057714e-02
4.359024e-02
4.635996e-02
4.887565e-02
5.112752e-02
5.310673e-02
5.480553e-02
5.621732e-02
5.733677e-02
5.815994e-02
5.868436e-02
5.890912e-02
5.883494e-02
5.846429e-02
5.780143e-02
5.685248e-02
5.562541e-02
5.413010e-02
5.237830e-02
5.038369e-02
4.816178e-02
4.572989e-02
4.310707e-02
4.031397e-02
3.737270e-02
3.430668e-02
3.114041e-02
2.789922e-02
2.460904e-02
2.129603e-02
1.798625e-02
1.470539e-02
1.147841e-02
8.329249e-03
5.280496e-03
2.353177e-03
-4.335036e-04
-3.062337e-03
-5.518246e-03
-7.788379e-03
-9.862194e-03
-1.173153e-02
-1.339058e-02
-1.483585e-02
-1.606618e-02
-1.708261e-02
-1.788834e-02
-1.848868e-02
-1.889095e-02
-1.910433e-02
-1.913979e-02
-1.900991e-02
-1.872874e-02
-1.831170e-02
-1.777541e-02
-1.713744e-02
-1.641617e-02
-1.563055e-02
-1.479979e-02
-1.394318e-02
-1.307976e-02
-1.222811e-02
-1.140599e-02
-1.063015e-02
-9.916064e-03
-9.277670e-03
-8.727197e-03
-8.274973e-03
-7.929309e-03
-7.696428e-03
-7.580402e-03
-7.583133e-03
-7.704403e-03
-7.941868e-03
-8.291160e-03
-8.745995e-03
-9.298236e-03
-9.937994e-03
-1.065375e-02
-1.143244e-02
-1.225954e-02
-1.311913e-02
-1.399408e-02
-1.486608e-02
-1.571578e-02
-1.652295e-02
-1.726659e-02
-1.792518e-02
-1.847686e-02
-1.889969e-02
-1.917191e-02
-1.927228e-02
-1.918040e-02
-1.887706e-02
-1.834462e-02
-1.756731e-02
-1.653166e-02
-1.522676e-02
-1.364457e-02
-1.178014e-02
-9.631830e-03
-7.201530e-03
-4.494718e-03
-1.520537e-03
1.708169e-03
5.174873e-03
8.859442e-03
1.273825e-02
1.678429e-02
2.096734e-02
2.525416e-02
2.960875e-02
3.399265e-02
3.836523e-02
4.268403e-02
4.690518e-02
5.098379e-02
5.487443e-02
5.853159e-02
6.191016e-02
6.496596e-02
6.765615e-02
6.993983e-02
7.177836e-02
7.313591e-02
7.397975e-02
7.428070e-02
7.401342e-02
7.315669e-02
7.169366e-02
6.961212e-02
6.690460e-02
6.356863e-02
5.960681e-02
5.502695e-02
4.984211e-02
4.407061e-02
3.773596e-02
3.086684e-02
2.349687e-02
1.566445e-02
7.412584e-03
-1.211443e-03
-1.015638e-02
-1.936735e-02
-2.878620e-02
-3.835197e-02
-4.800127e-02
-5.766878e-02
-6.728771e-02
-7.679032e-02
-8.610841e-02
-9.517384e-02
-1.039191e-01
-1.122775e-01
-1.201843e-01
-1.275764e-01
-1.343934e-01
-1.405777e-01
-1.460753e-01
-1.508358e-01
-1.548132e-01
-1.579661e-01
-1.602581e-01
-1.616582e-01
-1.621412e-01
-1.616881e-01
-1.602858e-01
-1.579281e-01
-1.546149e-01
-1.503528e-01
-1.451550e-01
-1.390411e-01
-1.320367e-01
-1.241734e-01
-1.154888e-01
-1.060255e-01
-9.583159e-02
-8.495957e-02
-7.346642e-02
-6.141312e-02
-4.886426e-02
-3.588762e-02
-2.255386e-02
-8.936053e-03
4.890686e-03
1.884968e-02
3.286306e-02
4.685230e-02
6.073867e-02
7.444374e-02
8.788991e-02
1.010010e-01
1.137026e-01
1.259231e-01
1.375936e-01
1.486490e-01
1.590281e-01
1.686744e-01
1.775363e-01
1.855672e-01
1.927265e-01
1.989791e-01
2.042961e-01
2.086549e-01
2.120389e-01
2.144380e-01
2.158484e-01
2.162725e-01
2.157189e-01
2.142024e-01
2.117432e-01
2.083675e-01
2.041062e-01
1.989956e-01
1.930759e-01
1.863915e-01
1.789903e-01
1.709229e-01
1.622423e-01
1.530031e-01
1.432613e-01
1.330734e-01
1.224960e-01
1.115856e-01
1.003977e-01
8.898691e-02
7.740640e-02
6.570770e-02
5.394050e-02
4.215245e-02
3.038903e-02
1.869346e-02
7.106557e-03
-4.333246e-03
-1.559005e-02
-2.663050e-02
-3.742382e-02
-4.794180e-02
-5.815883e-02
-6.805186e-02
-7.760038e-02
-8.678634e-02
-9.559409e-02
-1.040103e-01
-1.120236e-01
-1.196251e-01
-1.268075e-01
-1.335653e-01
-1.398945e-01
-1.457928e-01
-1.512588e-01
-1.562920e-01
-1.608928e-01
-1.650619e-01
-1.688002e-01
-1.721086e-01
-1.749874e-01
-1.774367e-01
-1.794557e-01
-1.810429e-01
-1.821957e-01
-1.829107e-01
-1.831833e-01
-1.830083e-01
-1.823795e-01
-1.812902e-01
-1.797333e-01
-1.777015e-01
-1.751874e-01
-1.721839e-01
-1.686848e-01
-1.646843e-01
-1.601781e-01
-1.551631e-01
-1.496378e-01
-1.436027e-01
-1.370603e-01
-1.300155e-01
-1.224757e-01
-1.144510e-01
-1.059546e-01
-9.700266e-02
-8.761469e-02
-7.781359e-02
-6.762582e-02
-5.708141e-02
-4.621399e-02
-3.506079e-02
-2.366251e-02
-1.206324e-02
-3.102446e-04
1.154631e-02
2.345360e-02
3.535648e-02
4.719789e-02
5.891917e-02
7.046050e-02
8.176129e-02
9.276062e-02
1.033976e-01
1.136121e-01
1.233445e-01
1.325372e-01
1.411340e-01
1.490813e-01
1.563284e-01
1.628276e-01
1.685352e-01
1.734116e-01
1.774215e-01
1.805347e-01
1.827260e-01
1.839757e-01
1.842699e-01
1.836005e-01
1.819656e-01
1.793692e-01
1.758221e-01
1.713410e-01
1.659494e-01
1.596768e-01
1.525591e-01
1.446383e-01
1.359620e-01
1.265837e-01
1.165621e-01
1.059604e-01
9.484666e-02
8.329270e-02
7.137385e-02
5.916839e-02
4.675699e-02
3.422213e-02
2.164750e-02
9.117387e-03
-3.283981e-03
-1.547304e-02
-2.736753e-02
-3.888720e-02
-4.995435e-02
-6.049452e-02
-7.043705e-02
-7.971569e-02
-8.826909e-02
-9.604130e-02
-1.029823e-01
-1.090483e-01
-1.142022e-01
-1.184137e-01
-1.216599e-01
-1.239248e-01
-1.252000e-01
-1.254846e-01
-1.247848e-01
-1.231142e-01
-1.204935e-01
-1.169502e-01
-1.125186e-01
-1.072392e-01
-1.011585e-01
-9.432871e-02
-8.680714e-02
-7.865591e-02
-6.994138e-02
-6.073367e-02
-5.110610e-02
-4.113461e-02
-3.089714e-02
-2.047301e-02
-9.942282e-03
6.148845e-04
1.111891e-02
2.149140e-02
3.165582e-02
4.153804e-02
5.106697e-02
6.017500e-02
6.879863e-02
7.687879e-02
8.436136e-02
9.119747e-02
9.734378e-02
1.027628e-01
1.074228e-01
1.112985e-01
1.143705e-01
1.166255e-01
1.180563e-01
1.186620e-01
1.184472e-01
1.174225e-01
1.156040e-01
1.130133e-01
1.096769e-01
1.056266e-01
1.008984e-01
9.553298e-02
8.957468e-02
8.307150e-02
7.607458e-02
6.863773e-02
6.081699e-02
5.267012e-02
4.425610e-02
3.563468e-02
2.686587e-02
1.800946e-02
9.124517e-03
2.689807e-04
-8.500785e-03
-1.713039e-02
-2.556779e-02
-3.376366e-02
-4.167166e-02
-4.924877e-02
-5.645546e-02
-6.325594e-02
-6.961834e-02
-7.551481e-02
-8.092162e-02
-8.581923e-02
-9.019229e-02
-9.402969e-02
-9.732443e-02
-1.000736e-01
-1.022782e-01
-1.039431e-01
-1.050770e-01
-1.056917e-01
-1.058028e-01
-1.054285e-01
-1.045902e-01
-1.033115e-01
-1.016184e-01
-9.953892e-02
-9.710251e-02
-9.434005e-02
-9.128338e-02
-8.796497e-02
-8.441763e-02
-8.067414e-02
-7.676700e-02
-7.272811e-02
-6.858851e-02
-6.437812e-02
-6.012551e-02
-5.585772e-02
-5.160008e-02
-4.737604e-02
-4.320707e-02
-3.911261e-02
-3.510996e-02
-3.121422e-02
-2.743827e-02
-2.379277e-02
-2.028617e-02
-1.692473e-02
-1.371255e-02
-1.065166e-02
-7.742069e-03
-4.981845e-03
-2.367260e-03
1.070574e-04
2.447951e-03
4.663532e-03
6.762964e-03
8.756223e-03
1.065383e-02
1.246657e-02
1.420524e-02
1.588040e-02
1.750218e-02
1.908003e-02
2.062256e-02
2.213740e-02
2.363107e-02
2.510898e-02
2.657527e-02
2.803287e-02
2.948350e-02
3.092769e-02
3.236488e-02
3.379341e-02
3.521069e-02
3.661329e-02
3.799705e-02
3.935720e-02
4.068856e-02
4.198566e-02
4.324292e-02
4.445476e-02
4.561575e-02
4.672075e-02
4.776498e-02
4.874412e-02
4.965429e-02
5.049213e-02
5.125472e-02
5.193961e-02
5.254468e-02
5.306809e-02
5.350816e-02
5.386324e-02
5.413162e-02
5.431139e-02
5.440032e-02
5.439579e-02
5.429471e-02
5.409346e-02
5.378798e-02
5.337374e-02
5.284580e-02
5.219901e-02
5.142806e-02
5.052769e-02
4.949285e-02
4.831886e-02
4.700160e-02
4.553765e-02
4.392434e-02
4.216001e-02
4.024399e-02
3.817674e-02
3.595992e-02
3.359639e-02
3.109025e-02
2.844689e-02
2.567290e-02
2.277608e-02
1.976541e-02
1.665092e-02
1.344364e-02
1.015550e-02
6.799221e-03
3.388239e-03
-6.347113e-05
-3.541501e-03
-7.031106e-03
-1.051734e-02
-1.398518e-02
-1.741958e-02
-2.080563e-02
-2.412867e-02
-2.737437e-02
-3.052886e-02
-3.357874e-02
-3.651123e-02
-3.931419e-02
-4.197613e-02
-4.448622e-02
-4.683433e-02
-4.901097e-02
-5.100725e-02
-5.281485e-02
-5.442592e-02
-5.583303e-02
-5.702917e-02
-5.800765e-02
-5.876205e-02
-5.928627e-02
-5.957443e-02
-5.962089e-02
-5.942031e-02
-5.896764e-02
-5.825814e-02
-5.728748e-02
-5.605181e-02
-5.454781e-02
-5.277286e-02
-5.072515e-02
-4.840386e-02
-4.580931e-02
-4.294315e-02
-3.980861e-02
-3.641063e-02
-3.275610e-02
-2.885404e-02
-2.471572e-02
-2.035473e-02
-1.578715e-02
-1.103156e-02
-6.109068e-03
-1.043266e-03
4.139831e-03
9.411880e-03
1.474230e-02
2.009851e-02
2.544611e-02
3.074915e-02
3.597044e-02
4.107194e-02
4.601508e-02
5.076118e-02
5.527188e-02
5.950958e-02
6.343785e-02
6.702191e-02
7.022901e-02
7.302877e-02
7.539363e-02
7.729902e-02
7.872367e-02
7.964971e-02
8.006286e-02
7.995246e-02
7.931149e-02
7.813659e-02
7.642793e-02
7.418918e-02
7.142737e-02
6.815279e-02
6.437880e-02
6.012181e-02
5.540106e-02
5.023856e-02
4.465894e-02
3.868940e-02
3.235955e-02
2.570138e-02
1.874915e-02
1.153926e-02
4.110174e-03
-3.497748e-03
-1.124238e-02
-1.908004e-02
-2.696565e-02
-3.485299e-02
-4.269496e-02
-5.044389e-02
-5.805181e-02
-6.547077e-02
-7.265325e-02
-7.955244e-02
-8.612266e-02
-9.231968e-02
-9.810109e-02
-1.034267e-01
-1.082587e-01
-1.125622e-01
-1.163054e-01
-1.194598e-01
-1.220006e-01
-1.239066e-01
-1.251608e-01
-1.257500e-01
-1.256657e-01
-1.249035e-01
-1.234636e-01
-1.213507e-01
-1.185738e-01
-1.151468e-01
-1.110876e-01
-1.064186e-01
-1.011660e-01
-9.536010e-02
-8.903455e-02
-8.222633e-02
-7.497529e-02
-6.732377e-02
-5.931623e-02
-5.099881e-02
-4.241893e-02
-3.362496e-02
-2.466575e-02
-1.559038e-02
-6.447720e-03
2.713785e-03
1.184647e-02
2.090369e-02
2.984003e-02
3.861146e-02
4.717561e-02
5.549180e-02
6.352115e-02
7.122679e-02
7.857387e-02
8.552967e-02
9.206369e-02
9.814774e-02
1.037560e-01
1.088652e-01
1.134548e-01
1.175068e-01
1.210065e-01
1.239417e-01
1.263038e-01
1.280873e-01
1.292898e-01
1.299129e-01
1.299611e-01
1.294428e-01
1.283697e-01
1.267569e-01
1.246228e-01
1.219887e-01
1.188786e-01
1.153193e-01
1.113394e-01
1.069695e-01
1.022415e-01
9.718820e-02
9.184314e-02
8.623995e-02
8.041215e-02
7.439279e-02
6.821417e-02
6.190760e-02
5.550329e-02
4.903013e-02
4.251568e-02
3.598606e-02
2.946597e-02
2.297866e-02
1.654584e-02
1.018779e-02
3.923261e-03
-2.230450e-03
-8.257510e-03
-1.414357e-02
-1.987573e-02
-2.544248e-02
-3.083362e-02
-3.604021e-02
-4.105442e-02
-4.586940e-02
-5.047912e-02
-5.487819e-02
-5.906176e-02
-6.302534e-02
-6.676461e-02
-7.027536e-02
-7.355329e-02
-7.659401e-02
-7.939287e-02
-8.194501e-02
-8.424530e-02
-8.628836e-02
-8.806861e-02
-8.958029e-02
-9.081760e-02
-9.177477e-02
-9.244622e-02
-9.282663e-02
-9.291114e-02
-9.269548e-02
-9.217607e-02
-9.135021e-02
-9.021610e-02
-8.877299e-02
-8.702124e-02
-8.496235e-02
-8.259902e-02
-7.993514e-02
-7.697585e-02
-7.372747e-02
-7.019754e-02
-6.639478e-02
-6.232904e-02
-5.801129e-02
-5.345359e-02
-4.866907e-02
-4.367190e-02
-3.847735e-02
-3.310174e-02
-2.756250e-02
-2.187825e-02
-1.606878e-02
-1.015510e-02
-4.159504e-03
1.894463e-03
7.982015e-03
1.407715e-02
2.015275e-02
2.618074e-02
3.213219e-02
3.797753e-02
4.368677e-02
4.922979e-02
5.457661e-02
5.969769e-02
6.456424e-02
6.914849e-02
7.342399e-02
7.736589e-02
8.095117e-02
8.415883e-02
8.697012e-02
8.936864e-02
9.134050e-02
9.287431e-02
9.396130e-02
9.459529e-02
9.477268e-02
9.449244e-02
9.375610e-02
9.256767e-02
9.093366e-02
8.886307e-02
8.636733e-02
8.346036e-02
8.015849e-02
7.648044e-02
7.244720e-02
6.808202e-02
6.341023e-02
5.845914e-02
5.325786e-02
4.783707e-02
4.222881e-02
3.646619e-02
3.058314e-02
2.461410e-02
1.859374e-02
1.255668e-02
6.537235e-03
5.690827e-04
-5.314956e-03
-1.108320e-02
-1.670534e-02
-2.215270e-02
-2.739843e-02
-3.241778e-02
-3.718825e-02
-4.168973e-02
-4.590473e-02
-4.981844e-02
-5.341878e-02
-5.669651e-02
-5.964521e-02
-6.226131e-02
-6.454400e-02
-6.649518e-02
-6.811933e-02
-6.942344e-02
-7.041683e-02
-7.111099e-02
-7.151940e-02
-7.165731e-02
-7.154152e-02
-7.119017e-02
-7.062245e-02
-6.985842e-02
-6.891867e-02
-6.782407e-02
-6.659553e-02
-6.525371e-02
-6.381883e-02
-6.231037e-02
-6.074692e-02
-5.914596e-02
-5.752364e-02
-5.589471e-02
-5.427230e-02
-5.266781e-02
-5.109084e-02
-4.954907e-02
-4.804827e-02
-4.659214e-02
-4.518238e-02
-4.381871e-02
-4.249882e-02
-4.121852e-02
-3.997177e-02
-3.875084e-02
-3.754639e-02
-3.634773e-02
-3.514291e-02
-3.391898e-02
-3.266218e-02
-3.135816e-02
-2.999220e-02
-2.854945e-02
-2.701514e-02
-2.537478e-02
-2.361441e-02
-2.172086e-02
-1.968196e-02
-1.748681e-02
-1.512596e-02
-1.259166e-02
-9.878023e-03
-6.981180e-03
-3.899397e-03
-6.331661e-04
2.814757e-03
6.439358e-03
1.023341e-02
1.418750e-02
1.829019e-02
2.252807e-02
2.688596e-02
3.134698e-02
3.589270e-02
4.050330e-02
4.515768e-02
4.983360e-02
5.450774e-02
5.915582e-02
6.375270e-02
6.827249e-02
7.268870e-02
7.697434e-02
8.110208e-02
8.504448e-02
8.877414e-02
9.226401e-02
9.548769e-02
9.841967e-02
1.010357e-01
1.033130e-01
1.052307e-01
1.067701e-01
1.079149e-01
1.086512e-01
1.089680e-01
1.088573e-01
1.083139e-01
1.073354e-01
1.059227e-01
1.040794e-01
1.018120e-01
9.912967e-02
9.604432e-02
9.257023e-02
8.872402e-02
8.452448e-02
7.999242e-02
7.515048e-02
7.002300e-02
6.463591e-02
5.901651e-02
5.319337e-02
4.719620e-02
4.105567e-02
3.480321e-02
2.847093e-02
2.209141e-02
1.569754e-02
9.322310e-03
2.998638e-03
-3.240854e-03
-9.364062e-03
-1.533959e-02
-2.113701e-02
-2.672710e-02
-3.208207e-02
-3.717579e-02
-4.198407e-02
-4.648487e-02
-5.065862e-02
-5.448835e-02
-5.795999e-02
-6.106251e-02
-6.378804e-02
-6.613195e-02
-6.809297e-02
-6.967316e-02
-7.087784e-02
-7.171560e-02
-7.219808e-02
-7.233992e-02
-7.215853e-02
-7.167393e-02
-7.090851e-02
-6.988689e-02
-6.863562e-02
-6.718298e-02
-6.555869e-02
-6.379358e-02
-6.191930e-02
-5.996794e-02
-5.797168e-02
-5.596241e-02
-5.397129e-02
-5.202831e-02
-5.016194e-02
-4.839870e-02
-4.676285e-02
-4.527597e-02
-4.395672e-02
-4.282055e-02
-4.187957e-02
-4.114239e-02
-4.061408e-02
-4.029609e-02
-4.018637e-02
-4.027950e-02
-4.056676e-02
-4.103643e-02
-4.167397e-02
-4.246237e-02
-4.338243e-02
-4.441303e-02
-4.553147e-02
-4.671376e-02
-4.793495e-02
-4.916937e-02
-5.039093e-02
-5.157337e-02
-5.269048e-02
-5.371637e-02
-5.462567e-02
-5.539373e-02
-5.599684e-02
-5.641245e-02
-5.661926e-02
-5.659744e-02
-5.632876e-02
-5.579674e-02
-5.498670e-02
-5.388585e-02
-5.248332e-02
-5.077026e-02
-4.873982e-02
-4.638718e-02
-4.370962e-02
-4.070659e-02
-3.737974e-02
-3.373303e-02
-2.977279e-02
-2.550785e-02
-2.094964e-02
-1.611221e-02
-1.101232e-02
-5.669463e-03
-1.058441e-04
5.653679e-03
1.158171e-02
1.764853e-02
2.382226e-02
3.006915e-02
3.635395e-02
4.264017e-02
4.889051e-02
5.506713e-02
6.113203e-02
6.704742e-02
7.277597e-02
7.828117e-02
8.352760e-02
8.848123e-02
9.310964e-02
9.738229e-02
1.012707e-01
];
t = [0:0.005:(10-0.005)];

plot(t, Z_solid)
